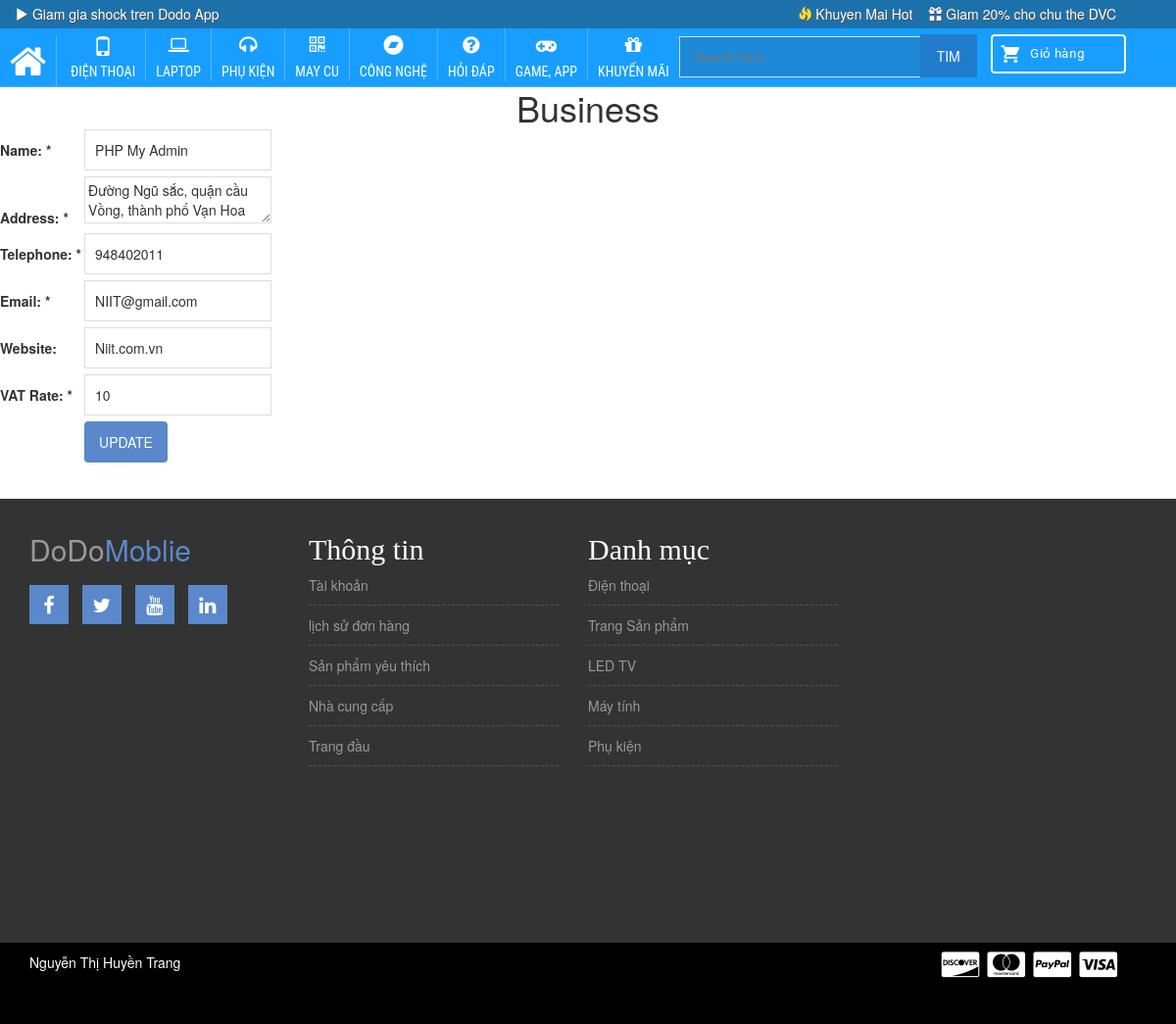
The page /admin/pages/business/edit.php on the database its author committed.
### tables this page shows
CREATE TABLE `categories` (
  `id` int(11) NOT NULL,
  `name` varchar(255) NOT NULL,
  `parent_id` int(11) NOT NULL,
  `icon` varchar(255) DEFAULT NULL
);

CREATE TABLE `business` (
  `id` int(50) NOT NULL,
  `name` varchar(150) NOT NULL,
  `address` varchar(150) NOT NULL,
  `telephone` int(50) NOT NULL,
  `email` varchar(150) NOT NULL,
  `website` varchar(150) NOT NULL,
  `vat_rate` int(11) NOT NULL
);

### classes/Dbase.php (called while the page is built, shortened)
<?php
class Dbase {
	private $_host = "localhost";
	private $_user = "root";
	private $_password = "123456";
	private $_name = "qlda";
	private $_conndb = false;
	private function connect() {
		$this->_conndb = mysqli_connect($this->_host, $this->_user, $this->_password);
		if (!$this->_conndb) {
			die("Database connection failed:<br />" . mysqli_error());
		} else {
			$_select = mysqli_select_db($this ->_conndb,$this->_name
);
		}
		mysqli_set_charset($this->_conndb,"utf8" );
	}
	public function query($sql) {
		$result = mysqli_query($this->_conndb,$sql);
		return $result;
	}
	public function fetchAll($sql) {
		$result = $this->query($sql);
		$out = array();
		while($row = mysqli_fetch_assoc($result)) {
			$out[] = $row;
		}
		return $out;
	}
	public function fetchOne($sql) {
		$out = $this->fetchAll($sql);
		return array_shift($out);
	}
}

### classes/Application.php (called while the page is built, shortened)
<?php
class Application {
	public function __construct() {
		$this->db = new Dbase();
	}
}

### classes/Catalogue.php (called while the page is built, shortened)
<?php
class Catalogue extends Application {
	private $_table = 'categories';
	public function getCategories() {
		$sql = "SELECT * FROM `{$this->_table}`
				ORDER BY `id` ASC";
		return $this->db->fetchAll($sql);
	}
}

### classes/Url.php (called while the page is built, shortened)
<?php
class Url {
	public static function getParam($par) {
		return isset($_GET[$par]) && $_GET[$par] != "" ?
				$_GET[$par] : null;
	}
}

### classes/Helper.php (called while the page is built, shortened)
<?php
class Helper {
	public static function getActive($page = null) {
		if(!empty($page)) {
			if(is_array($page)) {
				$error = array();
				foreach($page as $key => $value) {
					if(Url::getParam($key) != $value) {
						array_push($error, $key);
					}
				}
				return empty($error) ? " class=\"act\"" : null;
			}
		}
		return $page == Url::cPage() ? " class=\"act\"" : null;
	}
	public static function encodeHTML($string, $case = 2) {
		switch($case) {
			case 2:
			$pattern = '<([a-zA-Z0-9\.\, "\'_\/\-\+~=;:\(\)?&#%![\]@]+)>';
			$textMatches = preg_split('/' . $pattern . '/', $string);
			$textSanitised = array();
			foreach($textMatches as $key => $value) {
				$textSanitised[$key] = htmlentities(html_entity_decode($value, ENT_QUOTES, 'UTF-8'), ENT_QUOTES, 'UTF-8');
			}
			foreach($textMatches as $key => $value) {
				$string = str_replace($value, $textSanitised[$key], $string);
			}
			return $string;
			break;
		}
	}
}

### classes/Business.php (called while the page is built, shortened)
<?php
class Business extends Application {
	private $_table = 'business';
	public function getBusiness() {
		$sql = "SELECT * FROM `{$this->_table}`
				WHERE `id` = 1";
		return $this->db->fetchOne($sql);
	}
}

### classes/Form.php (called while the page is built, shortened)
<?php
class Form {
	public function isPost($field = null) {
		if (!empty($field)) {
			return false;
		} else {
			if (!empty($_POST)) {
				return true;
			}
			return false;
		}
	}
	public function stickyText($field, $value = null) {
		if ($this->isPost($field)) {
			return stripslashes($this->getPost($field));
		} else {
			return !empty($value) ? $value : null;
		}
	}
}

### admin/pages/business/edit.php (the view, shortened to what this page needs)
<?php
$objBusiness = new Business();
$business = $objBusiness->getBusiness();
if (!empty($business)) {
	$objForm = new Form();
	require_once('template/_header.php');
?>
	<h1>Business</h1>
	<form action="" method="post">
		<table cellpadding="0" cellspacing="0" border="0" class="tbl_insert">
			<tr>
				<th><label for="name">Name: *</label></th>
				<td>
					<input type="text" name="name"
						id="name" class="fld"
						value="<?php echo $objForm->stickyText('name', $business['name']); ?>" />
				</td>
			</tr>
			<tr>
				<th><label for="address">Address: *</label></th>
				<td>
					<textarea name="address" id="address" class="tar"
						cols="" rows="" style="width: 100%"><?php echo $objForm->stickyText('address', $business['address']); ?></textarea>
				</td>
			</tr>
			<tr>
				<th><label for="telephone">Telephone: *</label></th>
				<td>
					<input type="text" name="telephone"
						id="telephone" class="fld"
						value="<?php echo $objForm->stickyText('telephone', $business['telephone']); ?>" />
				</td>
			</tr>
			<tr>
				<th><label for="email">Email: *</label></th>
				<td>
					<input type="text" name="email"
						id="email" class="fld"
						value="<?php echo $objForm->stickyText('email', $business['email']); ?>" />
				</td>
			</tr>
			<tr>
				<th><label for="website">Website:</label></th>
				<td>
					<input type="text" name="website"
						id="website" class="fld"
						value="<?php echo $objForm->stickyText('website', $business['website']); ?>" />
				</td>
			</tr>
			<tr>
				<th><label for="vat_rate">VAT Rate: *</label></th>
				<td>
					<input type="text" name="vat_rate"
						id="vat_rate" class="fld"
						value="<?php echo $objForm->stickyText('vat_rate', $business['vat_rate']); ?>" />
				</td>
			</tr>
			<tr>
				<th>&nbsp;</th>
				<td>
					<label for="btn" class="sbm sbm_blue fl_l">
					<input type="submit"
						id="btn" class="btn" value="Update" />
					</label>
				</td>
			</tr>
		</table>
	</form>
<?php require_once('template/_footer.php'); } ?>

### template/_header.php (shortened to what this page needs)
<?php
$objCatalogue = new Catalogue();
$cats = $objCatalogue->getCategories();
$objBusiness = new Business();
$business = $objBusiness->getBusiness();
?>
<!DOCTYPE html>
<html>
<head>
<link href="css/core1.css" rel="stylesheet" type="text/css" />
   <link rel="stylesheet" href="css/bootstrap.min.css">
    <link rel="stylesheet" href="css/font-awesome.min.css">
    <link rel="stylesheet" href="css/owl.carousel.css">
    <link rel="stylesheet" href="css/responsive.css">
<link rel="stylesheet" href="https://cdnjs.cloudflare.com/ajax/libs/font-awesome/4.7.0/css/font-awesome.min.css">
  <link rel="stylesheet" href="https://maxcdn.bootstrapcdn.com/bootstrap/3.3.7/css/bootstrap.min.css">
  <link rel="stylesheet" type="text/css" href="css/core.css">
</head>
<body>
<header class="header">
  <div class="header_top">
    <div class="container">
      <div class="row">
        <div id="discount">
          <a class="big-discount" href="#" title="Discount"> <span class="glyphicon glyphicon-play"> </span> Giam gia shock tren Dodo App</a>
        </div>
        <div id="personal_discount">
          <a class="personal-discount" href="#" title="Giam gia cho chu the"> <span class="glyphicon glyphicon-gift"></span> Giam 20% cho chu the DVC </a>
        </div>
        <div id="promote">
          <a class="hot-discount" href="#" title="Khuyen Mai Hot"> <span style="color: #fdd835" class="glyphicon glyphicon-fire"></span> Khuyen Mai Hot </a>
        </div>
      </div>
    </div>
  </div>
  <div class="header_bottom" style="top: 0px; left: 0px; right: 0px; position: relative; z-index: 1030;">
    <div class="">
      <div class="">
        <div id="menu">
            <ul>
                        <li id="home"> <a href="/" ><i class="fa fa-home"></i> </a></li>
              <?php
              foreach($cats as $cat){
                        echo "<li id=\" home \" ><a href=\"/?page=catalogue&amp;category=".$cat['id']."\"";
                        echo Helper::getActive(array('category' => $cat['id']));
                        echo "> <i class=\" ".$cat['icon']." \" > </i>";
                        echo Helper::encodeHtml($cat['name']);
                        echo "</a></li>";
                 }
           ?>
            </ul>
        </div>
        <div id="searchbox">
          <form id="box" action="" >
                         <input id="search" type="text" placeholder="Search here ">
                         <input id="submit" type="submit" value="Tim">
                     </form>
        </div>
        <div class="cart_outside" >
        <?php
          echo '<a href="/?page=orders"> <img class="fa fa-shopping-cart" src="css/giohang.png"> </img></a>';
          ?>
        </div>
        </div>
      </div>
    </div>
</header>

### template/_footer.php (shortened to what this page needs)
		<div class="cl">&#160;</div>
    <div class="footer-top-area">
       <div class="container">
            <div class="row">
                <div class="col-md-3 col-sm-6">
                    <div class="footer-about-us">
                        <h2>DoDo<span>Moblie</span></h2>
                        <div class="footer-social">
                            <a href="#" target="_blank"><i class="fa fa-facebook"></i></a>
                            <a href="#" target="_blank"><i class="fa fa-twitter"></i></a>
                            <a href="#" target="_blank"><i class="fa fa-youtube"></i></a>
                            <a href="#" target="_blank"><i class="fa fa-linkedin"></i></a>
                        </div>
                    </div>
                </div>
                <div class="col-md-3 col-sm-6">
                    <div class="footer-menu">
                        <h2 class="footer-wid-title">Thông tin </h2>
                        <ul>
                            <li><a href="#">Tài khoản</a></li>
                            <li><a href="#">lịch sử đơn hàng</a></li>
                            <li><a href="#">Sản phẩm yêu thích</a></li>
                            <li><a href="#">Nhà cung cấp</a></li>
                            <li><a href="#">Trang đầu</a></li>
                        </ul>
                    </div>
                </div>
                <div class="col-md-3 col-sm-6">
                    <div class="footer-menu">
                        <h2 class="footer-wid-title">Danh mục</h2>
                        <ul>
                            <li><a href="#">Điện thoại</a></li>
                            <li><a href="#">Trang Sản phẩm</a></li>
                            <li><a href="#">LED TV</a></li>
                            <li><a href="#">Máy tính</a></li>
                            <li><a href="#">Phụ kiện</a></li>
                        </ul>
                    </div>
                </div>
                <div class="col-md-3 col-sm-6">
                </div>
            </div>
        </div>
    </div>
    <div class="footer-bottom-area">
        <div class="container">
            <div class="row">
                <div class="col-md-8">
                    <div class="copyright">
                        <p> <a href="http://www.apple.com/iphone/?cid=oas-us-domains-iphone.com" target="_blank">Nguyễn Thị Huyền Trang </a></p>
                    </div>
                </div>
                <div class="col-md-4">
                    <div class="footer-card-icon">
                        <i class="fa fa-cc-discover"></i>
                        <i class="fa fa-cc-mastercard"></i>
                        <i class="fa fa-cc-paypal"></i>
                        <i class="fa fa-cc-visa"></i>
                    </div>
                </div>
            </div>
        </div>
    </div>
</body>
</html>

### css/core1.css (style rules this page uses)
.catalogue_wrapper img,.tbl_repeat,.tbl_insert { margin-bottom:14px }
.tbl_insert td,.fld,.fld_price,.sel,.tar,.tar_fixed { padding:3px }
img { max-width: 100%; height: auto; }
.footer-top-area { background: none repeat scroll 0 0 #333; color: #999; clear:both; padding: 35px 0 180px; }
.footer-bottom-area { background: #000;color: #fff }
.footer-about-us span { color: #5a88ca; }
.footer-wid-title { font-family: raleway; font-size: 30px; font-weight: 100;color: #fff }
.footer-about-us h2 { font-weight: 200; }
.footer-menu ul { list-style: outside none none; margin: 0; padding: 0; }
.footer-menu ul li { border-bottom: 1px dashed #555; padding: 5px 0; }
.footer-menu a { display: block; padding: 5px 0;color: #999 }
.footer-social a { background: none repeat scroll 0 0 #5a88ca; color: #fff; display: inline-block; font-size: 20px; height: 40px; margin-bottom: 10px; margin-right: 10px; padding-top: 5px; text-align: center; width: 40px;border: 1px solid #5a88ca; }
.footer-social { margin-top: 20px }
.footer-bottom-area { background: none repeat scroll 0 0 #000; color: #fff; padding-bottom: 40px; }
.footer-card-icon { font-size: 30px; text-align: right; }
.copyright > p { margin: 10px 0 0; }
input[type="text"], input[type="password"], input[type="email"], textarea { border: 1px solid #ddd; padding: 10px; }
input[type="submit"], button[type=submit] { background: none repeat scroll 0 0 #5a88ca; border: medium none; color: #fff; padding: 11px 20px; text-transform: uppercase; }

### css/responsive.css (style rules this page uses)
@media only screen and (min-width: 992px) and (max-width: 1280px) { input[type="submit"], button[type="submit"] { padding: 11px 15px; } }

### css/core.css (style rules this page uses)
body, div, span, applet, object, iframe, h1, h2, h3, h4, h5, h6, p, blockquote, pre, a, abbr, acronym, address, big, cite, code, del, dfn, em, img, ins, kbd, q, s, samp, small, strike, strong, sub, sup, tt, var, b, u, i, center, dl, dt, dd, ol, ul, li, fieldset, form, label, legend, table, caption, tbody, tfoot, thead, tr, th, td, article, aside, canvas, details, embed, figure, figcaption, footer, header, hgroup, menu, nav, output, ruby, section, summary, time, mark, audio, video { margin:0; padding: 0;border: 0;vertical-align: baseline; }
.container { margin-left: auto; margin-right: auto; padding-left: 15px; padding-right: 15px }
.row { margin-left: -15px;margin-right:15px }
a { text-decoration:none; color:#fff; transition: all 0.3s ease-in-out 0;-webkit-transtion: all 0.3s ease-in-out 0s; -ms-transtion: all 0.3s ease-in-out 0s }
header { font-family:"Helveticaneue","sans-serif";position: relative;overflow-x: hidden; }
.header_top { min-height: 28.6px; background: #1d71ab;display: block;line-height: 28.6px }
#discount,#promote,#personal_discount { line-height: 28px;height: 28px; margin-bottom: -1px;text-shadow: 1px 1px #555555 }
#personal_discount a,#promote a,#discount a { font-size: 14px;color: #fff }
#discount { float: left;min-width: 200px }
#personal_discount,#promote { float: right;display: inline-block;padding: 0 16px 0 0 }
.header_bottom { min-height: 60px;background-color: #189eff;display:block; box-shadow: 0px -2px 2px -2px #d1d1d1 inset }
#menu { min-width: 600px; float: left; display: inline-block; }
#menu ul li { display: inline-block;padding: 0px 10px;border-right: 1px solid rgba(255,255,255,0.25); }
#menu ul li:last-child { border-right: none; }
#menu ul li a { vertical-align: middle; color: : black; font-size: 14px; font-family: "Roboto Condensed",sans-serif; text-transform: uppercase; }
#menu ul li i { font-size: 20px;display: block; line-height: 1;margin-top: 7px;margin-bottom: 5px;text-align: center; }
#menu ul li:first-child i { font-size: 40px;margin-bottom: 7px }
#searchbox { float: left; }
#searchbox form { line-height: 40px;padding-top: 6px }
#search { width: 250px; padding: 0px 15px; background-color: rgba(50,50,50,0.2);border: 1px solid #dbdbdb;color: #fff ;font-size: 13px }
#submit { position: relative;padding: 0px 15px; left: -8px; border:2px solid #207cca; background-color: #207cca;color: #fafafa }
.fl_l { text-align: center; }
body h1 { text-align: center; }

### rows shown on the page
categories: name "ĐIỆN THOẠI"
categories: name "LAPTOP"
categories: name "PHỤ KIỆN"
categories: name "MAY CU"
categories: name "CÔNG NGHỆ"
categories: name "HỎI ĐÁP"
categories: name "GAME, APP"
categories: name "KHUYẾN MÃI"
business: name "PHP My Admin", address "Đường Ngũ sắc, quận cầu Vồng, thành phố Vạn Hoa", telephone "948402011", email "NIIT@gmail.com", website "Niit.com.vn", vat_rate "10"
